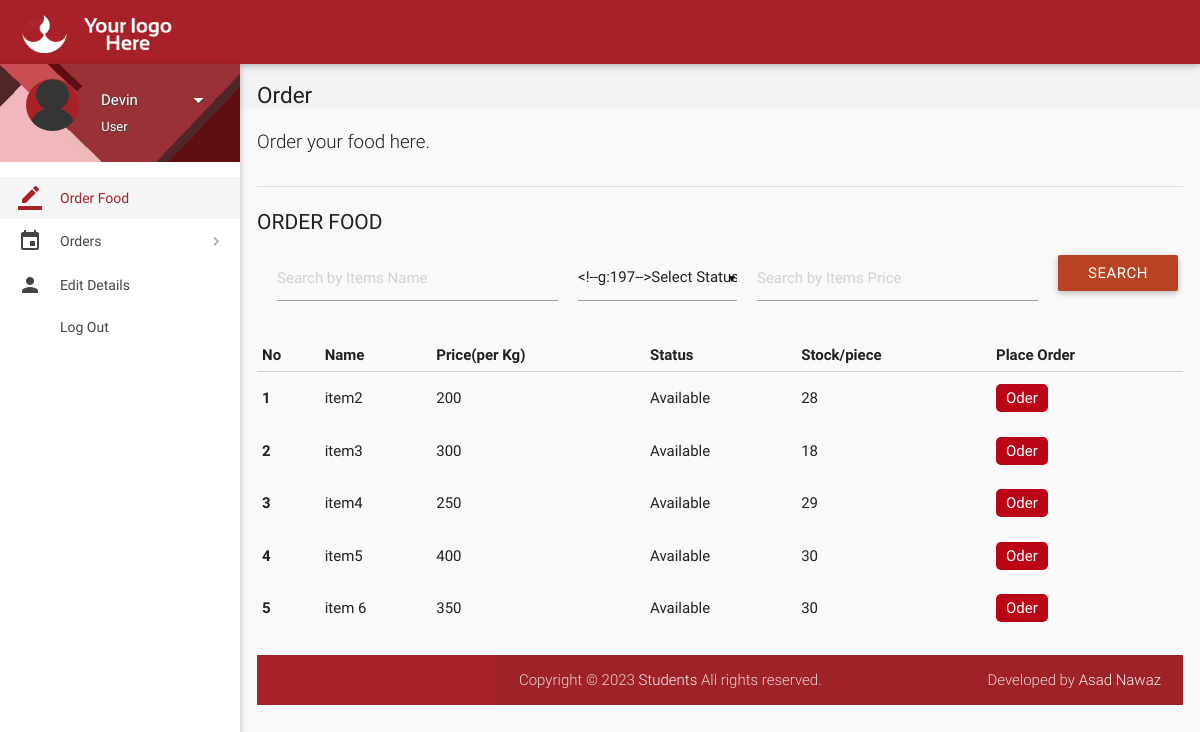
Screenshot of /user-page.php (signed in) with the database file from the repository.
### tables this page shows
CREATE TABLE `registration` (
  `id` int(11) NOT NULL,
  `name` varchar(255) NOT NULL,
  `email` varchar(255) NOT NULL,
  `password` varchar(255) NOT NULL,
  `phone` varchar(25) NOT NULL,
  `role` varchar(200) NOT NULL,
  `address` varchar(255) NOT NULL,
  `created_at` datetime NOT NULL DEFAULT current_timestamp()
);

CREATE TABLE `food_items` (
  `id` int(11) NOT NULL,
  `name` varchar(255) NOT NULL,
  `price` int(200) NOT NULL,
  `status` varchar(200) NOT NULL DEFAULT 'Available',
  `stock` int(255) NOT NULL DEFAULT 30
);

### user-page.php (the view, shortened to what this page needs)
<?php
include "connection.php";
$query="SELECT * FROM food_items WHERE status='Available'";
$data=[];
$query_result=mysqli_query($conn_resul,$query);
if($query_result->num_rows>0)
 {
   $data=mysqli_fetch_all($query_result,MYSQLI_ASSOC);
 }
 else
 {
  echo '<script> alert ("no data found!") </script>';
 }
if(isset($_SESSION['user_id']))
{
    $user_id = $_SESSION['user_id'];
   $query= "SELECT * FROM registration WHERE id = $user_id";
   $query_result = mysqli_query($conn_resul,$query);
   if($query_result->num_rows > 0)
   {
     $logged_in_user_data = mysqli_fetch_assoc($query_result);
   }
}
		?>
<!DOCTYPE html>
<html lang="en">
<head>
  <link href="css/materialize.min.css" type="text/css" rel="stylesheet" media="screen,projection">
  <link href="css/style.min.css" type="text/css" rel="stylesheet" media="screen,projection">
  <link href="css/custom/custom.min.css" type="text/css" rel="stylesheet" media="screen,projection">
  <link href="js/plugins/perfect-scrollbar/perfect-scrollbar.css" type="text/css" rel="stylesheet" media="screen,projection">
  <link href="js/plugins/data-tables/css/jquery.dataTables.min.css" type="text/css" rel="stylesheet" media="screen,projection">
  <link rel="stylesheet" href="https://cdnjs.cloudflare.com/ajax/libs/font-awesome/6.5.1/css/all.min.css"/>
</head>
<body>
  <header id="header" class="page-topbar">
        <div class="navbar-fixed">
            <nav class="navbar-color">
                <div class="nav-wrapper">
                    <ul class="left">
                      <li><h1 class="logo-wrapper"><a href="index.php" class="brand-logo darken-1"><img src="images/materialize-logo.png" alt="logo"></a> <span class="logo-text">Logo</span></h1></li>
                    </ul>
                </div>
            </nav>
        </div>
  </header>
  <div id="main">
    <div class="wrapper">
      <aside id="left-sidebar-nav">
        <ul id="slide-out" class="side-nav fixed leftside-navigation">
            <li class="user-details cyan darken-2">
            <div class="row">
                <div class="col col s4 m4 l4">
                    <img src="images/avatar.jpg" alt="" class="circle responsive-img valign profile-image">
                </div>
                <div class="col col s8 m8 l8">
                    <a class="btn-flat dropdown-button waves-effect waves-light white-text profile-btn" href="#" data-activates="profile-dropdown"><?php echo $logged_in_user_data['name'];?><i class="mdi-navigation-arrow-drop-down right"></i></a>
                    <p class="user-roal"><?php echo $logged_in_user_data['role'];?></p>
                </div>
            </div>
            </li>
            <li class="bold active"><a href="user-page.php" class="waves-effect waves-cyan"><i class="mdi-editor-border-color"></i> Order Food</a>
            </li>
                <li class="no-padding">
                    <ul class="collapsible collapsible-accordion">
                        <li class="bold"><a class="collapsible-header waves-effect waves-cyan"><i class="mdi-editor-insert-invitation"></i> Orders</a>
                        </li>
                    </ul>
                </li>
            <li class="bold"><a href="details.php?rid=<?php echo $logged_in_user_data['id'];?>" class="waves-effect waves-cyan"><i class="mdi-social-person"></i> Edit Details</a>
            </li>
            <li class="bold"><a href="logout.php" class="waves-effect waves-cyan"><i class="fa-duotone fa-right-from-bracket"></i> Log Out</a>
            </li>
        </ul>
        </aside>
      <section id="content">
        <div id="breadcrumbs-wrapper">
          <div class="container">
            <div class="row">
              <div class="col s12 m12 l12">
                <h5 class="breadcrumbs-title">Order</h5>
              </div>
            </div>
          </div>
        </div>
        <div class="container">
          <p class="caption">Order your food here.</p>
          <div class="divider"></div>
            <div class="col">
              <div class="col s12 m4 l3">
                <h4 class="header">Order Food</h4>
              </div>
              <form action="" method="POST">
        <div style="display: flex; justify-content: space-between;">
        <input type="search" name="search" placeholder="Search by Items Name" style="margin-right: 20px; width: 350px;margin-left: 20px;">
        <input type="number" name="price" placeholder="Search by Items Price" style="margin-left: 20px; width: 350px; margin-right: 20px;">
        <input type="submit" name="submit" value="search" class="btn bg-danger white-text" style="margin-right: 5px;">
       </div>
      </form><br>
<table class="table table-striped">
  <thead>
    <tr>
      <th scope="col">No</th>
      <th scope="col">Name</th>
      <th scope="col">Price(per Kg)</th>
      <th scope="col">Status</th>
      <th scope="col">Stock/piece</th>
      <th scope="col">Place Order</th>
    </tr>
  </thead>
  <?php
    $count = 1 ;
    ?>
  <?php
        foreach($data as $row):
  ?>
  <tbody>
    <tr>
      <th scope="row"><?php echo $count++;?></th>
      <td><?php echo $row['name'];?></td>
      <td><?php echo $row['price'];?></td>
      <td><?php echo $row['status'];?></td>
      <td><?php echo $row['stock'];?></td>
      <?php
      if($row['stock']>'0'):
      ?>
      <td><a href="order-food.php?rid=<?php echo $row['id'];?>" style="padding: 5px 10px;
      background-color: #bb0516;
      color: white;
      border-radius: 5px;
      ">Oder</a></td>
      <?php
    endif;
      ?>
    </tr>
<?php
         endforeach;
?>
</tbody>
</table>
  <footer class="page-footer">
    <div class="footer-copyright">
      <div class="container">
        <span>Copyright © 2023 <a class="grey-text text-lighten-4" href="#" target="_blank">Students</a> All rights reserved.</span>
        <span class="right">Developed by <a class="grey-text text-lighten-4" href="https://web.facebook.com/profile.php?id=61556832434017">Asad Nawaz</a></span>
        </div>
    </div>
  </footer>
</body>
</html>

### rows the page displays
registration: name "Devin", role "User"
food_items: name "item2", price "200", status "Available", stock "28"
food_items: name "item3", price "300", status "Available", stock "18"
food_items: name "item4", price "250", status "Available", stock "29"
food_items: name "item5", price "400", status "Available", stock "30"
food_items: name "item 6", price "350", status "Available", stock "30"
